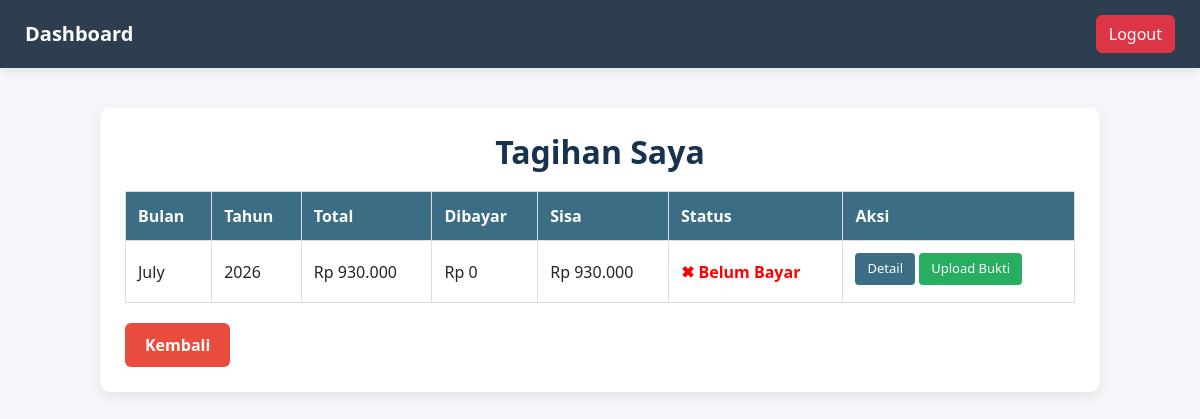
/tagihan-penyewa/ (signed in), run on an earlier commit of the app's database.
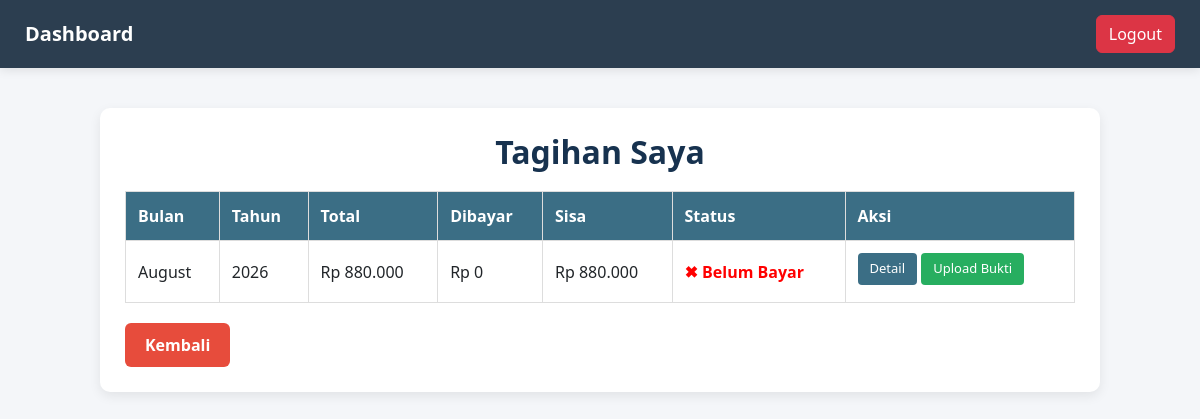
And on a later commit of the database.
### kos/models.py (models this page shows, shortened)
class Tagihan(models.Model):
    penyewa = models.ForeignKey(Penyewa, on_delete=models.CASCADE)
    tanggal_tagihan = models.DateField(default=timezone.now)
    bulan = models.CharField(max_length=20)
    tahun = models.IntegerField()
    biaya_kamar = models.IntegerField()
    biaya_pindah = models.IntegerField(default=0)
    listrik = models.IntegerField(default=50000)
    air = models.IntegerField(default=30000)
    wifi = models.IntegerField(default=0)
    ac = models.IntegerField(default=0)
    rice_cooker = models.IntegerField(default=0)
    kipas_angin = models.IntegerField(default=0)
    total = models.IntegerField(default=0)
    dibayar = models.IntegerField(default=0)
    sisa = models.IntegerField(default=0)
    status = models.CharField(max_length=20, default="Belum Bayar")
    jatuh_tempo = models.DateField(null=True, blank=True)
    class Meta:
        unique_together = ('penyewa', 'bulan', 'tahun')

### kos/views.py (the view)
# urls.py: path('tagihan-penyewa/', views.tagihan_penyewa, name='tagihan_penyewa'),
@login_required
def tagihan_penyewa(request):
    try:
        penyewa = Penyewa.objects.get(user=request.user)
    except Penyewa.DoesNotExist:
        return redirect('dashboard')
    tagihan = Tagihan.objects.filter(penyewa=penyewa).order_by('-tahun', '-bulan')
    return render(request, 'kos/tagihan_penyewa.html', {
        'tagihan': tagihan
    })

### kos/templates/kos/tagihan_penyewa.html (shortened to what this page needs)
{% extends 'kos/base_user.html' %}
{% load humanize %}
{% block content %}
<div class="container">
    <h2>Tagihan Saya</h2>
    <div class="table-responsive">
        <table>
            <thead>
                <tr>
                    <th>Bulan</th>
                    <th>Tahun</th>
                    <th>Total</th>
                    <th>Dibayar</th>
                    <th>Sisa</th>
                    <th>Status</th>
                    <th>Aksi</th>
                </tr>
            </thead>
            <tbody>
                {% for t in tagihan %}
                <tr>
                    <td>{{ t.bulan }}</td>
                    <td>{{ t.tahun }}</td>
                    <td>Rp {{ t.total|intcomma }}</td>
                    <td>Rp {{ t.dibayar|intcomma }}</td>
                    <td>Rp {{ t.sisa|intcomma }}</td>
                    <td>
                        {% if t.status == "Lunas" %}
                            <span style="color:green; font-weight:bold;">✔ Lunas</span>
                        {% elif t.status == "Masih Utang" %}
                            <span style="color:orange; font-weight:bold;">⚠ Utang</span>
                        {% else %}
                            <span style="color:red; font-weight:bold;">✖ Belum Bayar</span>
                        {% endif %}
                    </td>
                    <td>
                        <a href="{% url 'detail_tagihan' t.id %}" class="btn-detail">Detail</a>
                        {% if t.sisa > 0 %}
                            <button type="button" class="btn-upload" data-bs-toggle="modal" data-bs-target="#modalUpload{{ t.id }}">
                                Upload Bukti
                            </button>
                        {% else %}
                            <span style="color: gray; font-size: 13px; display: block; margin-top: 3px;">Selesai</span>
                        {% endif %}
                    </td>
                </tr>
                {% empty %}
                <tr>
                    <td colspan="7" style="text-align:center;">Belum ada tagihan</td>
                </tr>
                {% endfor %}
            </tbody>
        </table>
    </div>
    <a href="{% url 'dashboard_penyewa' %}" class="btn-back">Kembali</a>
</div>
{% endblock %}

What changed in the data, as far as the page shows it:
removed Tagihan: bulan "July", tahun "2026", total "930.000", dibayar "0", sisa "930.000", status "✖ Belum Bayar"
added Tagihan: bulan "August", tahun "2026", total "880.000", dibayar "0", sisa "880.000", status "✖ Belum Bayar"
